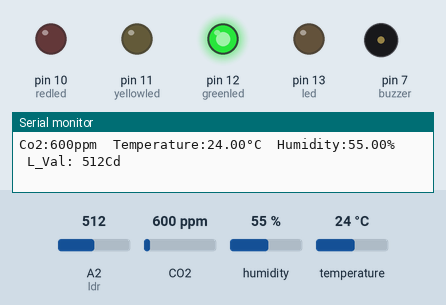
Simulated run of this sketch. Board: Arduino Uno, built with avr-gcc and run on an emulated ATmega328P. On the bench: output pins drawn as LEDs (lit = HIGH), buzzer (waves = sounding, pin HIGH), the last lines printed to the serial monitor. Inputs (shaded band) come from the test bench; at power-on: CO2 600 ppm, A2 (ldr) = 512, humidity 55 %, temperature 24 °C.

Above: at 10.9 s.
11.0 s: CO2 set to 1158 ppm
21.5 s: CO2 set to 1223 ppm
At 30.9 s:
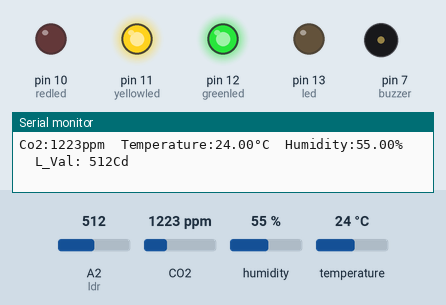
31.9 s: A2 (ldr) set to 314
42.0 s: A2 (ldr) set to 290
At 51.7 s:
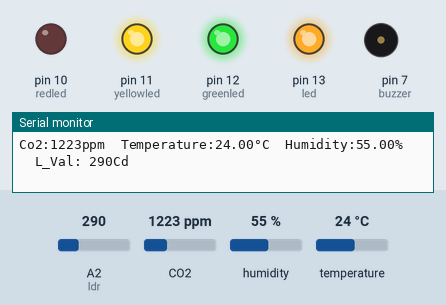
52.2 s: humidity set to 88 %
62.3 s: humidity set to 91 %
At 67.3 s:
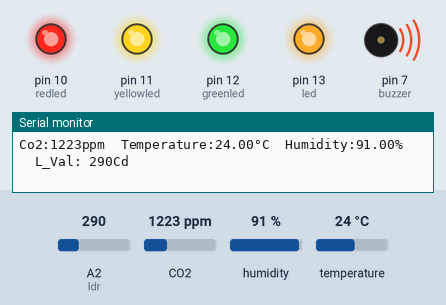
Timing chart, 0 to 68.8 s (numbered marks = the images above; inputs shaded):
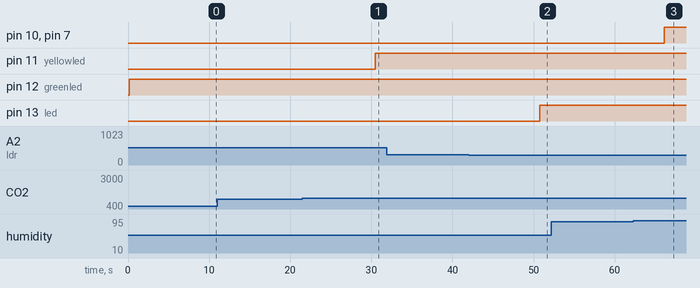

Measured:
- the behaviour switches between 1199 and 1200 ppm on CO2 (found by bisection; images 0 and 1)
- the behaviour switches between 300 and 299 on A2 (ldr) (found by bisection; images 1 and 2)
- the behaviour switches between 89 and 90 % on humidity (found by bisection; images 2 and 3)
- after the input at 21.5 s, pin 11 (yellowled): LOW → HIGH after 9.0 s
- after the input at 42.0 s, pin 13 (led): LOW → HIGH after 8.7 s
- after the input at 62.3 s, pin 10 (redled), pin 7 (buzzer): LOW → HIGH after 3.8 s

The sketch:

Automated_system1.ino
```cpp
// Include necessary libraries
#include <SoftwareSerial.h>
#include <Arduino.h>
#include <SensirionI2CScd4x.h>
#include <Wire.h>

// Initialize the sensor
SensirionI2CScd4x scd4x;

// Define LED pins
const int greenled = 12 ;
const int redled = 10;
const int yellowled = 11;

// Define SoftwareSerial pins
#define RX 3
#define TX 2

// Define LDR and buzzer pins
const int ldr = A2;
int ldrReading = 0;
const int led = 13;
const int buzzer = 7;

// Initialize SoftwareSerial
SoftwareSerial BTSerial(RX, TX);  // (RX, TX)
#define BAUDRATE 9600

// Function to print a uint16_t value in hexadecimal
void printUint16Hex(uint16_t value) {
  Serial.print(value < 4096 ? "0" : "");
  Serial.print(value < 256 ? "0" : "");
  Serial.print(value < 16 ? "0" : "");
  Serial.print(value, HEX);
}

// Function to print the sensor's serial number
void printSerialNumber(uint16_t serial0, uint16_t serial1, uint16_t serial2) {
  Serial.print("Serial: 0x");
  printUint16Hex(serial0);
  printUint16Hex(serial1);
  printUint16Hex(serial2);
  Serial.println();
}

// Setup function
void setup() {
  // Begin serial communication
  Serial.begin(BAUDRATE);
  BTSerial.begin(BAUDRATE);

  // Wait for serial port to connect
  while (!Serial) {
    delay(100);
  }
  // Begin I2C communication
  Wire.begin();

  uint16_t error;
  char errorMessage[256];

  // Initialize the sensor
  scd4x.begin(Wire);
  // Set pin modes
  pinMode(redled, OUTPUT);
  pinMode(greenled, OUTPUT);
  pinMode(yellowled, OUTPUT);
  pinMode(led, OUTPUT);
  pinMode(ldr, INPUT);
  pinMode(buzzer, OUTPUT);

  // Stop potentially previously started measurement
  error = scd4x.stopPeriodicMeasurement();
  if (error) {
    Serial.print("Error trying to execute stopPeriodicMeasurement(): ");
    errorToString(error, errorMessage, 256);
    Serial.println(errorMessage);
  }

  uint16_t serial0;
  uint16_t serial1;
  uint16_t serial2;
  // Get the sensor's serial number
  error = scd4x.getSerialNumber(serial0, serial1, serial2);
  if (error) {
    Serial.print("Error trying to execute getSerialNumber(): ");
    errorToString(error, errorMessage, 256);
    Serial.println(errorMessage);
    digitalWrite(buzzer, LOW);
  } else {
    printSerialNumber(serial0, serial1, serial2);
  }

  // Start Measurement
  error = scd4x.startPeriodicMeasurement();
  if (error) {
    Serial.print("Error trying to execute startPeriodicMeasurement(): ");
    errorToString(error, errorMessage, 256);
    Serial.println(errorMessage);
    digitalWrite(buzzer, LOW);
  }

  Serial.println("Waiting for first measurement... (5 sec)");
}

// Function to check conditions and control LEDs and buzzer accordingly
void checkConditions(uint16_t co2_ppm, float temperature_C, float humidity_percent) {
  if (co2_ppm < 1200 && temperature_C < 30 && humidity_percent < 75) {
    digitalWrite(greenled, HIGH);
    digitalWrite(yellowled, LOW);
    digitalWrite(redled, LOW);
    digitalWrite(buzzer, LOW);
  } else if (co2_ppm < 1700 && temperature_C < 37 && humidity_percent < 90) {
    digitalWrite(greenled, HIGH);
    digitalWrite(yellowled, HIGH);
    digitalWrite(redled, LOW);
    digitalWrite(buzzer, LOW);
  }
  else {
    digitalWrite(greenled, HIGH);
    digitalWrite(yellowled, HIGH);
    digitalWrite(redled,HIGH);
    digitalWrite(buzzer,HIGH);
  }
}

// Function to check light conditions and control LED accordingly
void checkLight(int ldrReading){
  if (ldrReading < 300) {
    digitalWrite(led, HIGH);
  }
  else {
    delay(5000);
    digitalWrite(led, LOW);
  }
}

// Main loop
void loop() {
  // Read LDR value
  ldrReading = analogRead(ldr);
  delay(100);

  uint16_t error;
  char errorMessage[256];

  // Read Measurement
  uint16_t co2;
  float temperature;
  float humidity;
  error = scd4x.readMeasurement(co2, temperature, humidity);
  if (error) {
    Serial.print("Error trying to execute readMeasurement(): ");
    BTSerial.print("Error trying to execute readMeasurement(): ");
    errorToString(error, errorMessage, 256);
    errorToString(error, errorMessage, 256);
    Serial.println(errorMessage);
    BTSerial.println(errorMessage);
  } else if (co2 == 0) {
    Serial.println("Invalid sample detected, skipping.");
    BTSerial.println("Invalid sample detected, skipping.");
  } else {
    // Print CO2, temperature, and humidity values
    Serial.print("Co2:");
    Serial.print(co2);
    Serial.print("ppm");
    Serial.print("\t");
    BTSerial.print(co2);
    BTSerial.print(",");
    Serial.print("Temperature:");
    Serial.print(temperature);
    Serial.print("°C");
    Serial.print("\t");
    BTSerial.print(temperature);
    BTSerial.print(",");
    Serial.print("Humidity:");
    Serial.print(humidity);
    Serial.print("%");
    Serial.print("\t");
    BTSerial.print(humidity);
    BTSerial.print(",");
    Serial.print("\t");
    Serial.print("L_Val: ");
    Serial.print(ldrReading);
    Serial.println("Cd");
    BTSerial.print(ldrReading);
  }
  // Check conditions and control LEDs and buzzer
  checkConditions(co2, temperature, humidity);
  // Check light conditions and control LED
  checkLight(ldrReading);
  delay(5000);
}
```
